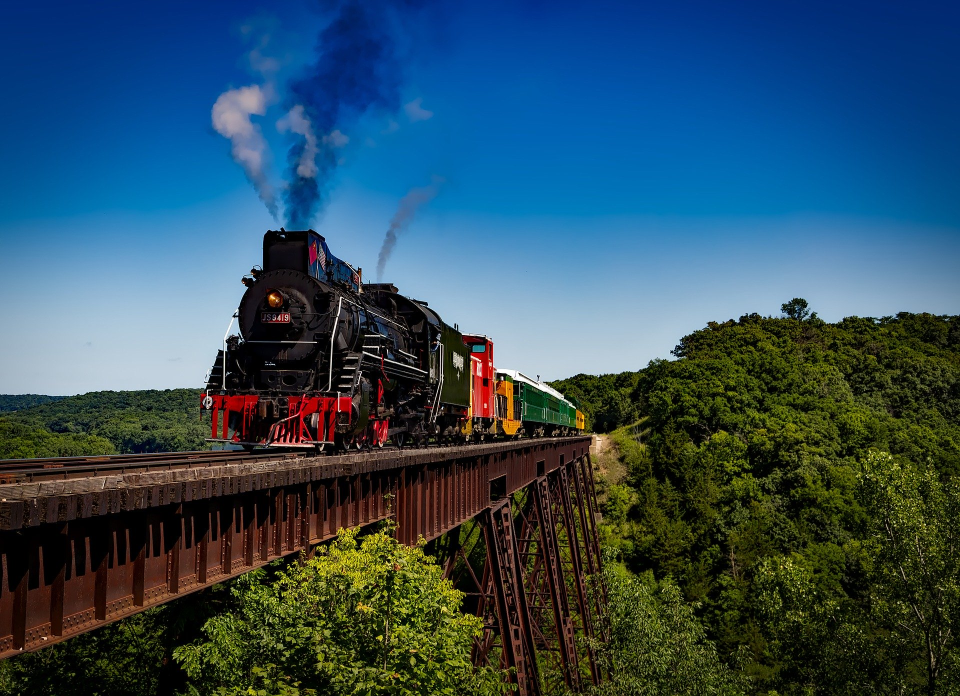
#> input picture Data/train.jpg, 1920 x 1392 px, found by its file name (shown at 1/2 size)
$ python img2.py
#> lines starting #> are read from the running program, lines starting #| are printed output that depends on the picture
from PIL import Image

img = Image.open("data/train.jpg")
#> img is the input picture: PIL image 1920x1392 RGB; mean R, G, B 47.8, 77, 92.9
width, height = img.size
#> width = 1920; height = 1392
img45 = img.rotate(45)
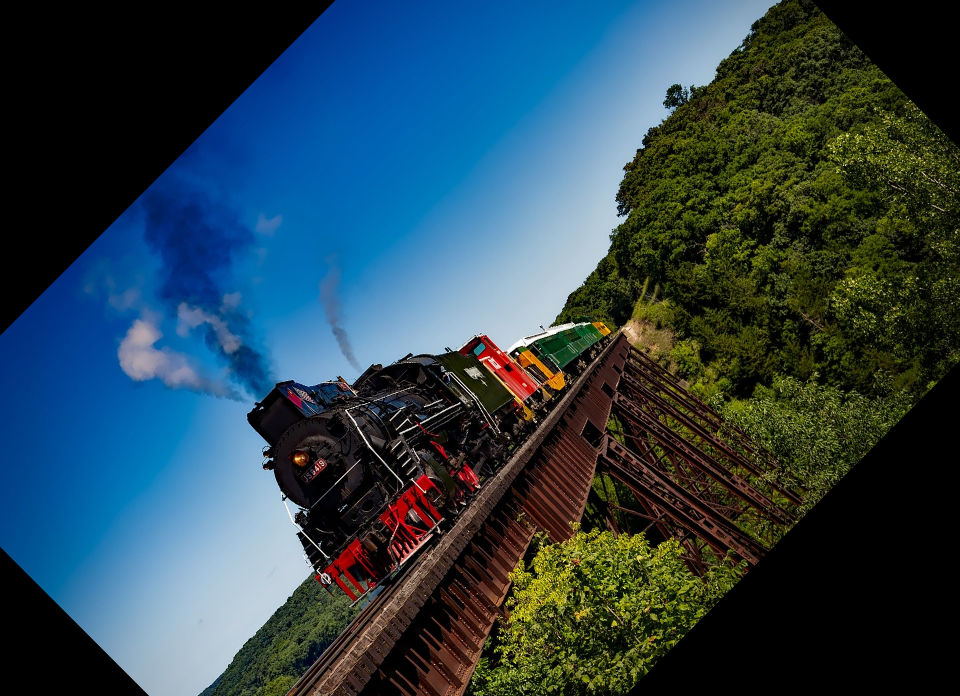
#> img45: PIL image 1920x1392 RGB (shown at 1/2 size); mean R, G, B 43, 66.6, 77.2
area = (width/2-200, height/2-200, width/2+200, height/2+200)
#> area = (760, 496, 1160, 896)
img_crop = img.crop(area)
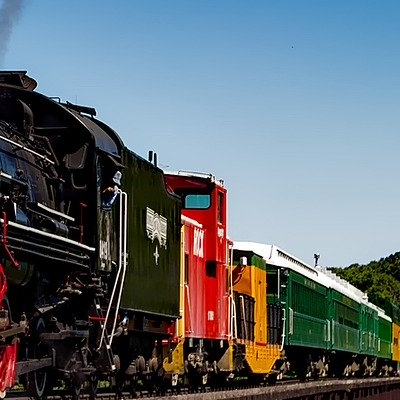
#> img_crop: PIL image 400x400 RGB; mean R, G, B 98, 108.1, 115
newsize = (width//4, height//4)
#> newsize = (480, 348)
img_resize = img.resize(newsize)
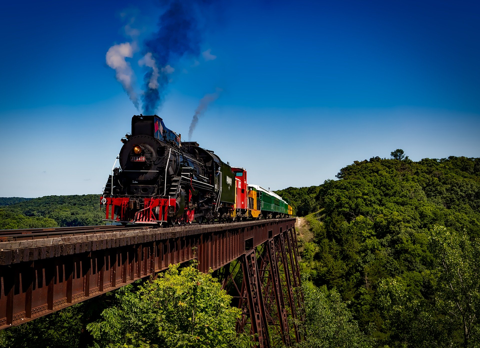
#> img_resize: PIL image 480x348 RGB; mean R, G, B 47.8, 77, 93
img_transpose = img.transpose(Image.FLIP_LEFT_RIGHT)
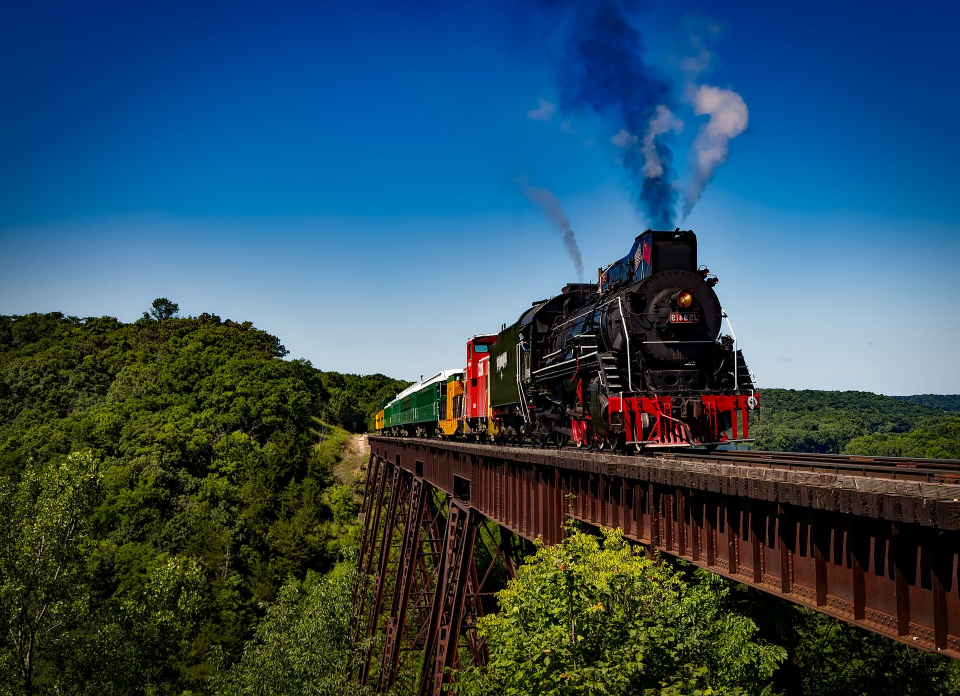
#> img_transpose: PIL image 1920x1392 RGB (shown at 1/2 size); mean R, G, B 47.8, 77, 92.9

img45.save("data/train45.jpg")
img_crop.save("data/train_cropped.jpg")
img_resize.save("data/train_resized.jpg")
print("Old image size:", img.size)
#| Old image size: (1920, 1392)
print("New image size:", img_resize.size)
#| New image size: (480, 348)
img45.show()
img_crop.show()
img_resize.show()
img_transpose.show()

$ run again, with Data/land0.jpg copied over Data/train.jpg
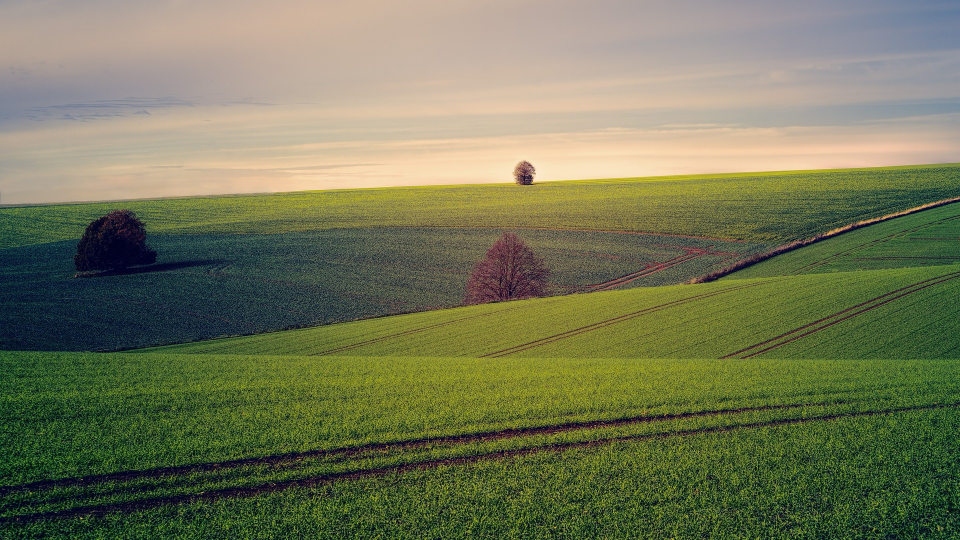
#> input picture Data/land0.jpg, 1920 x 1080 px, found by its file name (shown at 1/2 size)
#> img is the input picture: PIL image 1920x1080 RGB; mean R, G, B 115.2, 119.2, 87.4
#> `img_crop = img.crop(area)`:
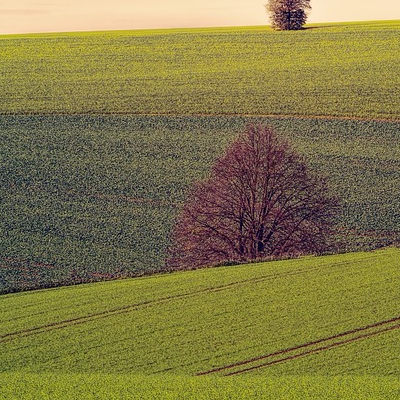
#> img_crop: PIL image 400x400 RGB; mean R, G, B 128.7, 119.6, 71
#> `img_transpose = img.transpose(Image.FLIP_LEFT_RIGHT)`:
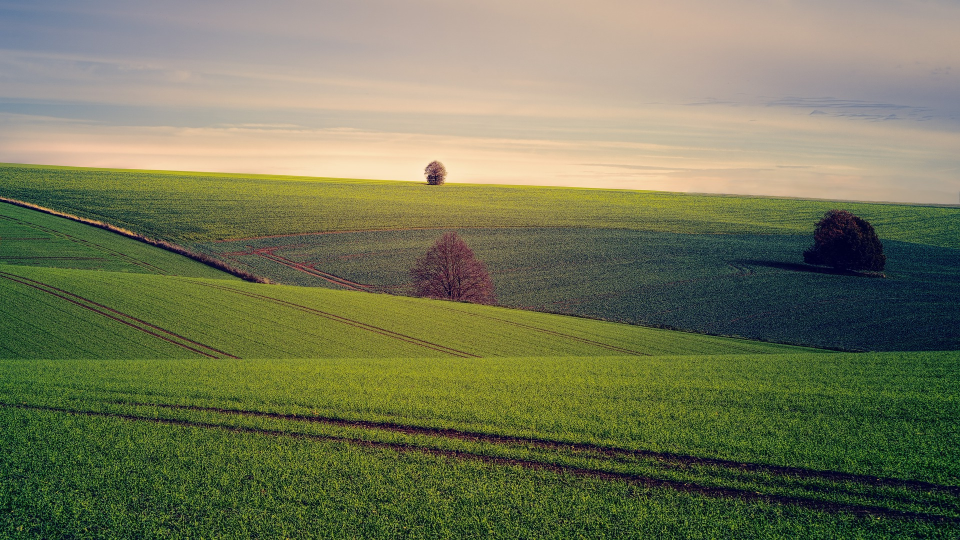
#> img_transpose: PIL image 1920x1080 RGB (shown at 1/2 size); mean R, G, B 115.2, 119.2, 87.4
#| Old image size: (1920, 1080)
#| New image size: (480, 270)
